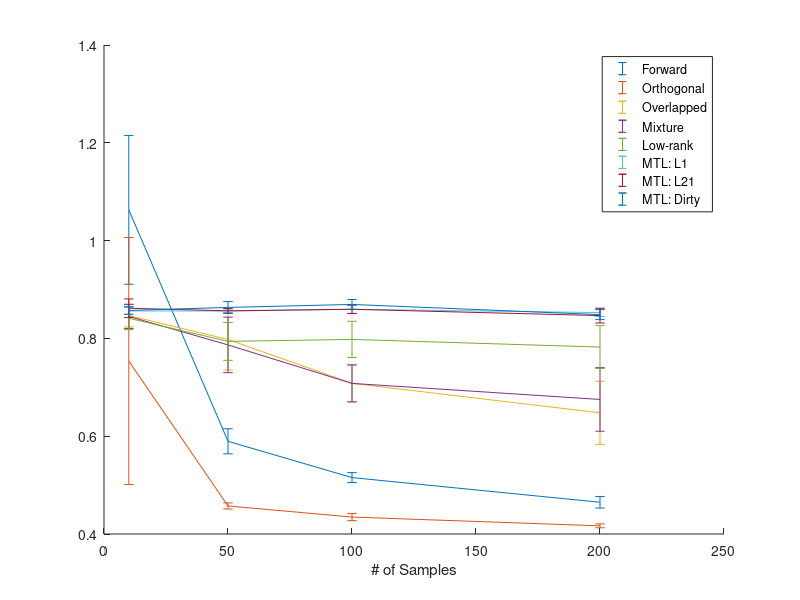

Here is the MATLAB script that generated this plot:
clc
clear

samples = [10, 50, 100, 200];

% for i = 1:4
i =1;
    load greedyResultsSynth.mat
    
    forward = [qFor{1}(:, i), qFor{2}(:, i), qFor{3}(:, i), qFor{4}(:, i)];
    forwardMean = mean(forward, 1);
    forwardSD = std(forward, 0, 1);
    
    orth = [qOrth{1}(:, i), qOrth{2}(:, i), qOrth{3}(:, i), qOrth{4}(:, i)];
    orthMean = mean(orth, 1);
    orthSD = std(orth, 0, 1);
    
%     load nuclResultsSynth_v0.mat
%     convex = [qFor{1}(:, i), qFor{2}(:, i), qFor{3}(:, i), qFor{4}(:, i)];
%     convexMean = mean(convex, 1);
%     convexSD = std(convex, 0, 1);
%     
%     mixture = [qOrth{1}(:, i), qOrth{2}(:, i), qOrth{3}(:, i), qOrth{4}(:, i)];
%     mixtureMean = mean(mixture, 1);
%     mixtureSD = std(mixture, 0, 1);

    %%
    load ('Synth_MLMTL_Convex');
    [T,N] = size(Qualities);
    RMSE_est = zeros(T,N);
    for t = 1:T
        for i = 1:N
            RMSE_est(t,i) =  Qualities{t,i}.RMSE_est;
        end
    end
    RMSE_est = RMSE_est';
    convexMean = mean(RMSE_est);
    convexSD = std(RMSE_est);
    tLen = [10, 50, 100, 200];


    load ('Synth_MLMTL_Mixture');
    RMSE_est = zeros(T,N);
    for t = 1:T
        for i = 1:N
            RMSE_est(t,i) =  Qualities{t,i}.RMSE_est;
        end
    end
    RMSE_est = RMSE_est';
    mixtureMean = mean(RMSE_est);
    mixtureSD = std(RMSE_est);
    
    
%%
   i =1; 
    load lrResultsSynth.mat
    lowrank = [qSp{1}(:, i), qSp{2}(:, i), qSp{3}(:, i), qSp{4}(:, i)];
    lowrankMean = mean(lowrank, 1);
    lowrankSD = std(lowrank, 0, 1);
    
    load sparseResultsSynth.mat
    sparse = [qSp{1}(:, i), qSp{2}(:, i), qSp{3}(:, i), qSp{4}(:, i)];
    sparseMean = mean(sparse, 1);
    sparseSD = std(sparse, 0, 1);
    
    load mtlResultsSynth.mat
    L1 = [qL1{1}(:, i), qL1{2}(:, i), qL1{3}(:, i), qL1{4}(:, i)];
    L1Mean = mean(L1, 1);
    L1SD = std(L1, 0, 1);
    
    L21 = [qL21{1}(:, i), qL21{2}(:, i), qL21{3}(:, i), qL21{4}(:, i)];
    L21Mean = mean(L21, 1);
    L21SD = std(L21, 0, 1);
    
    Dirty = [qDirty{1}(:, i), qDirty{2}(:, i), qDirty{3}(:, i), qDirty{4}(:, i)];
    DirtyMean = mean(Dirty, 1);
    DirtySD = std(Dirty, 0, 1);
    
    
    
    figure
    hold all
    errorbar(samples, forwardMean, forwardSD)
    errorbar(samples, orthMean, orthSD)
    errorbar(samples, convexMean, convexSD)
    errorbar(samples, mixtureMean, mixtureSD)

     
    errorbar(samples, lowrankMean, lowrankSD)
%     errorbar(samples, sparseMean, sparseSD)
    errorbar(samples, L1Mean, L1SD)
    errorbar(samples, L21Mean, L21SD)
    errorbar(samples, DirtyMean, DirtySD)
    
    legend('Forward', 'Orthogonal', 'Overlapped', 'Mixture', 'Low-rank',  'MTL: L1', 'MTL: L21', 'MTL: Dirty')
    xlabel('# of Samples')
% end